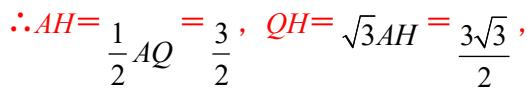
#> input picture qs_image_DB/专题1-1_一网打尽全等三角形模型_·十个模型（解析版）/0397f517a54033dc473eacb1e7a96e9560018840eae3d2f8f9c5b4ea0e82d726.jpg, 527 x 92 px
$ python -i split_questions.py   (imports and definitions only)
#> lines starting #> are read from the running program, lines starting #| are printed output that depends on the picture; after the words box and inside, x2 and y2 are one past the last pixel; in counts of white or black regions, pixels touching at a corner belong together
#> in cut_questions, img is the input picture: shape (92, 527, 3); mean B, G, R 242.4, 242.4, 246.1
from pathlib import Path
from typing import List, Tuple
import cv2, numpy as np

def preprocess(img):
    """预处理：去噪 + 自适应阈值，生成二值图以利于版面分析。"""
    gray=cv2.cvtColor(img, cv2.COLOR_BGR2GRAY)
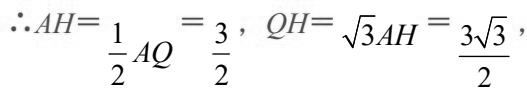
#> gray: shape (92, 527); min 0, max 255, mean 243.5
    gray=cv2.fastNlMeansDenoising(gray, h=10)
    bw=cv2.adaptiveThreshold(gray,255,cv2.ADAPTIVE_THRESH_MEAN_C,cv2.THRESH_BINARY,35,10)
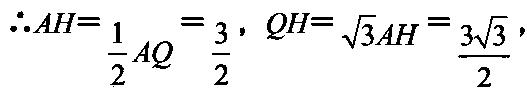
#> bw: shape (92, 527); 93% white; 33 black regions (1 under 20 px), largest, box (x1, y1, x2, y2) and area: (375, 24, 419, 45) 317, (33, 13, 76, 33) 296, (152, 41, 173, 69) 223
    return bw

def find_question_boxes(bw)->List[Tuple[int,int,int,int]]:
    """在二值图上寻找疑似题块的外接矩形框。

    - 形态学膨胀后找外轮廓；
    - 过滤小区域噪声（以图像面积比例设下限）；
    - 返回按 (y, x) 排序的矩形列表 (x, y, w, h)。
    """
    k=cv2.getStructuringElement(cv2.MORPH_RECT,(5,2)); dil=cv2.dilate(255-bw,k,1)
    cnts,_=cv2.findContours(dil,cv2.RETR_EXTERNAL,cv2.CHAIN_APPROX_SIMPLE)
    H,W=bw.shape[:2]; min_area=max(2500,(H*W)//500); boxes=[]
    for c in cnts:
        x,y,w,h=cv2.boundingRect(c)
        if w*h<min_area: continue
        boxes.append((x,y,w,h))
    merged=sorted(boxes,key=lambda b:(b[1],b[0]))
    return merged

def cut_questions(page_path: Path, out_dir: Path) -> List[Path]:
    """对整页图像进行题块切割，并将各题保存为图片。

    - 若未能检测到题块，则直接将整页当作一题保存；
    - 输出文件名格式：`<stem>_q{i}.png`；
    - 返回所有切割后图片的路径列表。
    """
    img=cv2.imread(str(page_path)); bw=preprocess(img); boxes=find_question_boxes(bw)
#> after `boxes = find_question_boxes(bw)`: boxes = [(340, 15, 81, 35)]
    if not boxes:
        out=out_dir/f"{page_path.stem}_q1.png"; cv2.imwrite(str(out),img); return [out]
    outs=[]
    for i,(x,y,w,h) in enumerate(boxes,1):
        crop=img[y:y+h,x:x+w]
        p=out_dir/f"{page_path.stem}_q{i}.png"; cv2.imwrite(str(p),crop); outs.append(p)
#> this loop made 1 pass
#> (i, x, y, w, h) on pass 1: (1, 340, 15, 81, 35)
#> pass 1, in cut_questions, `crop=img[y:y+h,x:x+w]`:
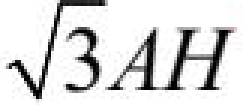
#> crop: shape (35, 81, 3) (shown 3 times larger); mean B, G, R 217.5, 217.5, 217.5
#> after the loop, outs = []
    return outs

#> (the run stopped early here; a loop or call above may not have finished)

$ run again, on qs_image_DB/专题1-1_一网打尽全等三角形模型_·十个模型（解析版）/03ae98c89ad17993e2d116645efb245bea0d6fe5e15ad9e9b3bc051772a926c8.jpg
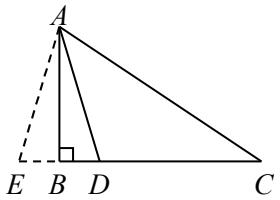
#> input picture qs_image_DB/专题1-1_一网打尽全等三角形模型_·十个模型（解析版）/03ae98c89ad17993e2d116645efb245bea0d6fe5e15ad9e9b3bc051772a926c8.jpg, 280 x 200 px
#> in cut_questions, img is the input picture: shape (200, 280, 3); min 0, max 255, mean 244.7
#> in preprocess, `bw=cv2.adaptiveThreshold(gray,255,cv2.ADAPTIVE_THRESH_MEAN_C,cv2.THRES..`:
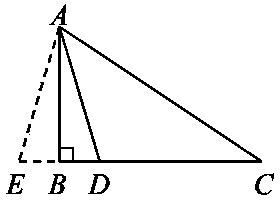
#> bw: shape (200, 280); 94.4% white; 18 black regions (1 under 20 px), largest, box (x1, y1, x2, y2) and area: (56, 26, 262, 163) 2085, (88, 174, 110, 194) 170, (48, 174, 66, 194) 168
#> boxes = [(45, 4, 219, 160)]
#> the loop in cut_questions, `for i,(x,y,w,h) in enumerate(boxes,1):` made 1 pass
#> (i, x, y, w, h) on pass 1: (1, 45, 4, 219, 160)
#> pass 1, in cut_questions, `crop=img[y:y+h,x:x+w]`:
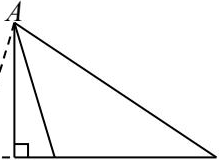
#> crop: shape (160, 219, 3); min 0, max 255, mean 242.9
#> after the loop in cut_questions, `for i,(x,y,w,h) in enumerate(boxes,1):`: outs = []

$ run again, on qs_image_DB/专题1-1_一网打尽全等三角形模型_·十个模型（解析版）/16d17e084f67a5309b8753e69195f436faef8019e81729067dd2be07ca6c6dd9.jpg
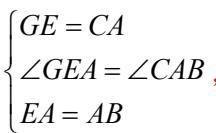
#> input picture qs_image_DB/专题1-1_一网打尽全等三角形模型_·十个模型（解析版）/16d17e084f67a5309b8753e69195f436faef8019e81729067dd2be07ca6c6dd9.jpg, 216 x 133 px
#> in cut_questions, img is the input picture: shape (133, 216, 3); mean B, G, R 238.5, 238.5, 238.5
#> in preprocess, `bw=cv2.adaptiveThreshold(gray,255,cv2.ADAPTIVE_THRESH_MEAN_C,cv2.THRES..`:
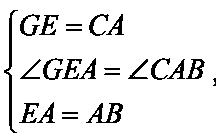
#> bw: shape (133, 216); 90.6% white; 23 black regions (1 under 20 px), largest, box (x1, y1, x2, y2) and area: (4, 10, 18, 133) 371, (86, 103, 123, 123) 288, (186, 59, 205, 79) 164
#> boxes = []

$ run again, on qs_image_DB/专题1-1_一网打尽全等三角形模型_·十个模型（解析版）/40671e90e0e55678a785b33c3c073c732e4cf9b33c63a01bdc380f886744ae96.jpg
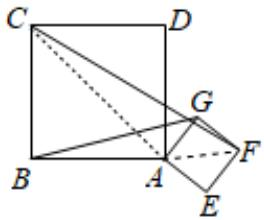
#> input picture qs_image_DB/专题1-1_一网打尽全等三角形模型_·十个模型（解析版）/40671e90e0e55678a785b33c3c073c732e4cf9b33c63a01bdc380f886744ae96.jpg, 264 x 220 px
#> in cut_questions, img is the input picture: shape (220, 264, 3); mean B, G, R 239.7, 239.8, 239.7
#> in preprocess, `bw=cv2.adaptiveThreshold(gray,255,cv2.ADAPTIVE_THRESH_MEAN_C,cv2.THRES..`:
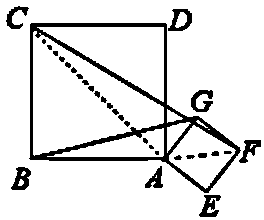
#> bw: shape (220, 264); 88.8% white; 31 black regions (3 under 20 px), largest, box (x1, y1, x2, y2) and area: (29, 23, 241, 193) 4203, (168, 9, 192, 31) 269, (11, 167, 31, 190) 268
#> boxes = [(27, 9, 236, 185)]
#> the loop in cut_questions, `for i,(x,y,w,h) in enumerate(boxes,1):` made 1 pass
#> (i, x, y, w, h) on pass 1: (1, 27, 9, 236, 185)
#> pass 1, in cut_questions, `crop=img[y:y+h,x:x+w]`:
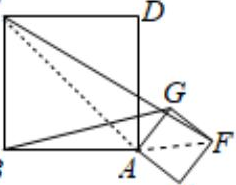
#> crop: shape (185, 236, 3); mean B, G, R 237, 237.1, 236.9
#> after the loop in cut_questions, `for i,(x,y,w,h) in enumerate(boxes,1):`: outs = []
